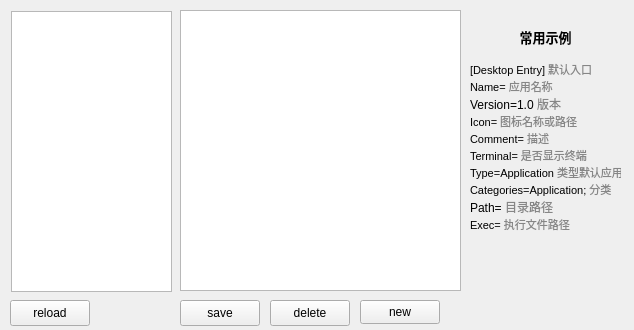
<?xml version="1.0" encoding="UTF-8"?>
<ui version="4.0">
 <class>MainWindow</class>
 <widget class="QMainWindow" name="MainWindow">
  <property name="enabled">
   <bool>true</bool>
  </property>
  <property name="geometry">
   <rect>
    <x>0</x>
    <y>0</y>
    <width>634</width>
    <height>330</height>
   </rect>
  </property>
  <property name="sizePolicy">
   <sizepolicy hsizetype="Expanding" vsizetype="Expanding">
    <horstretch>1</horstretch>
    <verstretch>1</verstretch>
   </sizepolicy>
  </property>
  <property name="windowTitle">
   <string>Linux 启动器管理工具</string>
  </property>
  <widget class="QWidget" name="centralWidget">
   <property name="sizePolicy">
    <sizepolicy hsizetype="Expanding" vsizetype="Expanding">
     <horstretch>0</horstretch>
     <verstretch>0</verstretch>
    </sizepolicy>
   </property>
   <property name="minimumSize">
    <size>
     <width>0</width>
     <height>0</height>
    </size>
   </property>
   <property name="maximumSize">
    <size>
     <width>99999</width>
     <height>99999</height>
    </size>
   </property>
   <property name="autoFillBackground">
    <bool>true</bool>
   </property>
   <property name="styleSheet">
    <string notr="true"/>
   </property>
   <widget class="QPlainTextEdit" name="plainTextEdit">
    <property name="geometry">
     <rect>
      <x>180</x>
      <y>10</y>
      <width>281</width>
      <height>281</height>
     </rect>
    </property>
    <property name="font">
     <font>
      <family>Sans Serif</family>
     </font>
    </property>
    <property name="plainText">
     <string/>
    </property>
   </widget>
   <widget class="QListWidget" name="listWidget">
    <property name="geometry">
     <rect>
      <x>11</x>
      <y>11</y>
      <width>161</width>
      <height>281</height>
     </rect>
    </property>
    <property name="font">
     <font>
      <family>Sans Serif</family>
     </font>
    </property>
    <property name="sortingEnabled">
     <bool>true</bool>
    </property>
   </widget>
   <widget class="QPushButton" name="reloadButton">
    <property name="geometry">
     <rect>
      <x>10</x>
      <y>300</y>
      <width>80</width>
      <height>26</height>
     </rect>
    </property>
    <property name="text">
     <string>reload</string>
    </property>
   </widget>
   <widget class="QPushButton" name="saveButton">
    <property name="geometry">
     <rect>
      <x>180</x>
      <y>300</y>
      <width>80</width>
      <height>26</height>
     </rect>
    </property>
    <property name="text">
     <string>save</string>
    </property>
   </widget>
   <widget class="QPushButton" name="deleteButton">
    <property name="geometry">
     <rect>
      <x>270</x>
      <y>300</y>
      <width>80</width>
      <height>26</height>
     </rect>
    </property>
    <property name="text">
     <string>delete</string>
    </property>
   </widget>
   <widget class="QPushButton" name="newButton">
    <property name="geometry">
     <rect>
      <x>360</x>
      <y>300</y>
      <width>80</width>
      <height>24</height>
     </rect>
    </property>
    <property name="text">
     <string>new</string>
    </property>
   </widget>
   <widget class="QLabel" name="label">
    <property name="geometry">
     <rect>
      <x>470</x>
      <y>10</y>
      <width>151</width>
      <height>241</height>
     </rect>
    </property>
    <property name="text">
     <string>&lt;html&gt;
 &lt;head&gt;
 &lt;style&gt;
p {margin:0;}
&lt;/style&gt;
&lt;/head&gt;
 &lt;body&gt;
  &lt;p align=&quot;center&quot;&gt;&lt;span style=&quot; font-size:10pt; font-weight:600;&quot;&gt;常用示例&lt;/span&gt;&lt;/p&gt;
  &lt;br /&gt;
  &lt;p align=&quot;justify&quot;&gt;&lt;span style=&quot; font-size:8pt;&quot;&gt;[Desktop Entry] &lt;/span&gt;&lt;span style=&quot; font-size:8pt; color:#868686;&quot;&gt;默认入口&lt;/span&gt;&lt;/p&gt;
  &lt;p align=&quot;justify&quot;&gt;&lt;span style=&quot; font-size:8pt;&quot;&gt;Name= &lt;/span&gt;&lt;span style=&quot; font-size:8pt; color:#868686;&quot;&gt;应用名称&lt;/span&gt;&lt;/p&gt;
  &lt;p align=&quot;justify&quot;&gt;Version=1.0 &lt;span style=&quot; color:#868686;&quot;&gt;版本&lt;/span&gt;&lt;/p&gt;
  &lt;p align=&quot;justify&quot;&gt;&lt;span style=&quot; font-size:8pt;&quot;&gt;Icon= &lt;/span&gt;&lt;span style=&quot; font-size:8pt; color:#868686;&quot;&gt;图标名称或路径&lt;/span&gt;&lt;/p&gt;
  &lt;p align=&quot;justify&quot;&gt;&lt;span style=&quot; font-size:8pt;&quot;&gt;Comment= &lt;/span&gt;&lt;span style=&quot; font-size:8pt; color:#868686;&quot;&gt;描述&lt;/span&gt;&lt;/p&gt;
  &lt;p align=&quot;justify&quot;&gt;&lt;span style=&quot; font-size:8pt;&quot;&gt;Terminal= &lt;/span&gt;&lt;span style=&quot; font-size:8pt; color:#868686;&quot;&gt;是否显示终端&lt;/span&gt;&lt;/p&gt;
  &lt;p align=&quot;justify&quot;&gt;&lt;span style=&quot; font-size:8pt;&quot;&gt;Type=Application &lt;/span&gt;&lt;span style=&quot; font-size:8pt; color:#868686;&quot;&gt;类型默认应用&lt;/span&gt;&lt;/p&gt;
  &lt;p align=&quot;justify&quot;&gt;&lt;span style=&quot; font-size:8pt;&quot;&gt;Categories=Application; &lt;/span&gt;&lt;span style=&quot; font-size:8pt; color:#868686;&quot;&gt;分类&lt;/span&gt;&lt;/p&gt;
  &lt;p align=&quot;justify&quot;&gt;Path= &lt;span style=&quot; color:#868686;&quot;&gt;目录路径&lt;/span&gt;&lt;/p&gt;
  &lt;p align=&quot;justify&quot;&gt;&lt;span style=&quot; font-size:8pt;&quot;&gt;Exec= &lt;/span&gt;&lt;span style=&quot; font-size:8pt; color:#868686;&quot;&gt;执行文件路径&lt;/span&gt;&lt;/p&gt;
 &lt;/body&gt;
&lt;/html&gt;</string>
    </property>
   </widget>
  </widget>
 </widget>
 <layoutdefault spacing="6" margin="11"/>
 <resources/>
 <connections/>
</ui>
